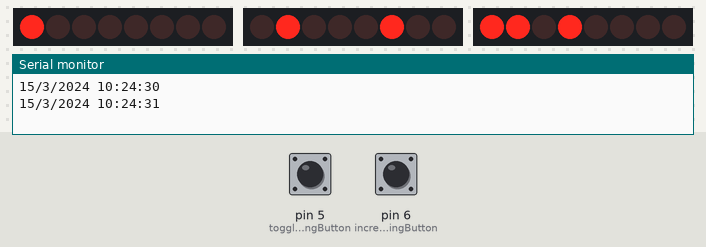
This sketch was run on a simulated Arduino Uno, built with avr-gcc and run on an emulated ATmega328P. Shown: 3 × 8 shift-register outputs drawn as a row of LEDs (first output left, lit = HIGH), the last lines printed to the serial monitor. Wiring (inferred from the names in the program): 3 × shift register (74HC595): data pin 11, shift clock pin 12, latch pin 13 / data pin 8, shift clock pin 9, latch pin 10 / data pin 2, shift clock pin 3, latch pin 4. Wiring (inferred from the signals the program sends): 3 × row of LEDs: on Q0, Q1, Q2, Q3, Q4, Q5, Q6, Q7 / on Q0, Q1, Q2, Q3, Q4, Q5, Q6, Q7 / on Q0, Q1, Q2, Q3, Q4, Q5, Q6, Q7. The inputs (shaded band) are chosen by the test bench; at power-on: pin 5 (toggleProgrammingButton) LOW, pin 6 (incrementingButton) LOW. The local clock reads 2024-03-15 10:24:30 at power-on unless the sketch sets it.

Above: at 1.2 s.
1.3 s: pin 5 (toggleProgrammingButton) pulled HIGH for 0.15 s
At 2.2 s:
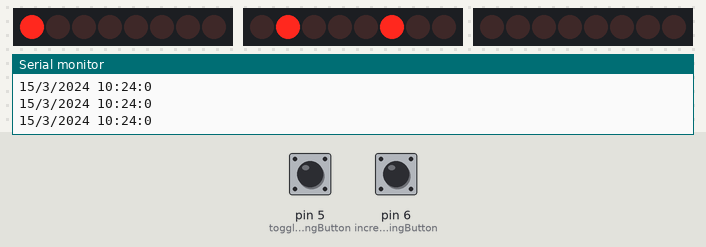
4.4 s: pin 6 (incrementingButton) pulled HIGH for 0.15 s
At 4.8 s:
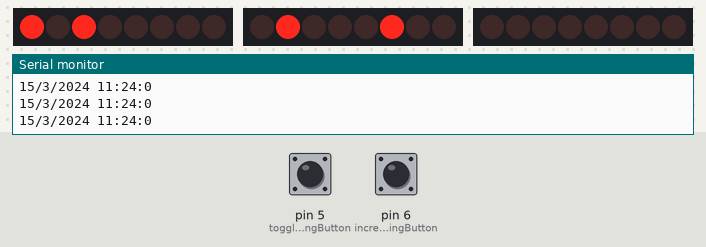
7.5 s: pin 6 (incrementingButton) pulled HIGH for 1 s
At 9.3 s:
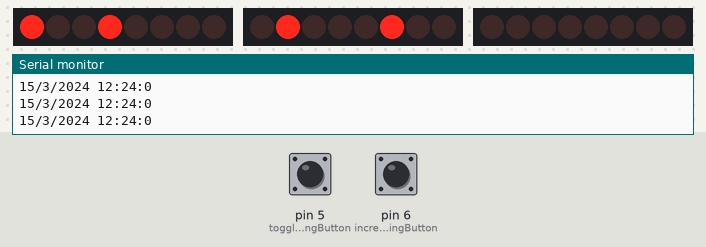
10.0 s: pin 6 (incrementingButton) pulled HIGH for 0.15 s
At 10.7 s:
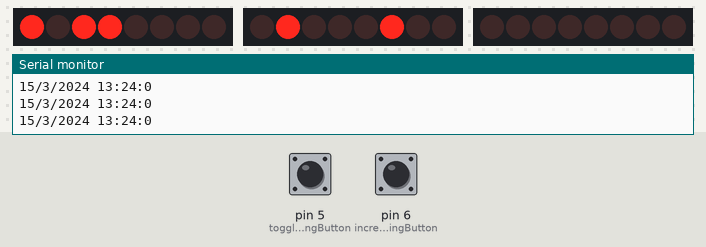
11.6 s: pin 6 (incrementingButton) pulled HIGH for 3.2 s
At 12.0 s:
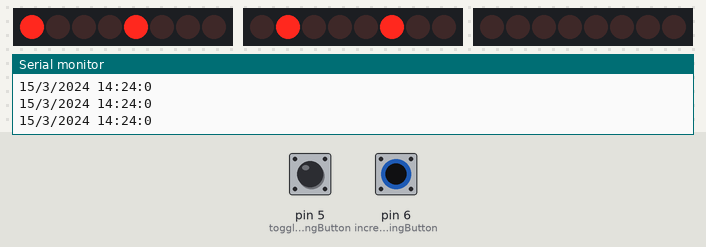
16.3 s: pin 6 (incrementingButton) pulled HIGH for 0.15 s
At 16.8 s:
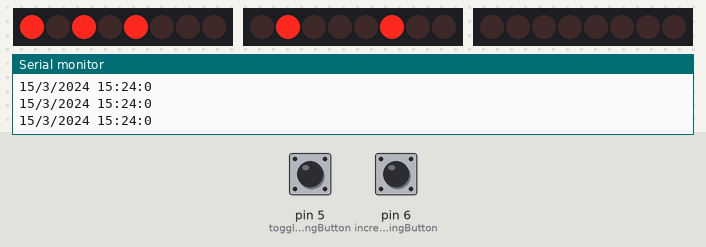
Timing chart, 0 to 37.5 s (numbered marks = the images above; inputs shaded):
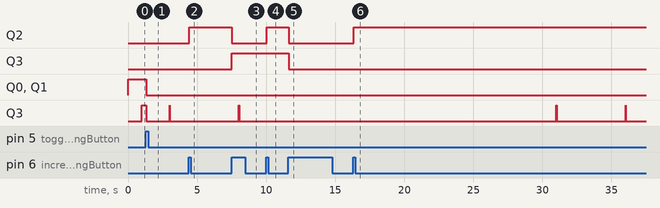

Measured:
- after the input at 4.4 s, Q2: LOW → HIGH at once
- after the input at 10.0 s, Q2: LOW → HIGH at once
- after the input at 11.6 s, Q2, Q3: HIGH → LOW at once

The sketch:

clock_v2.ino
```cpp
#include <Wire.h>
#include "RTClib.h"

enum EPartOfTime
{
  EPartOfTime_hour,
  EPartOfTime_minute,
  EPartOfTime_second
};

enum EProgrammingState
{
  EProgrammingState_hour,
  EProgrammingState_minute,
  EProgrammingState_none
};

void hadleButtons();
void handleIncrementingButton();
void incrementHours();
void incrementMinutes();
void stopSeconds();
void writeByte(byte data, EPartOfTime partOfTime);
void printTimeToSerialMonitor(DateTime *time);
byte convertHourToBitwiseFormat(int decimal);
byte convertSecondsOrMinutesToBitwiseFormat(int decimal);
int getDataPin(EPartOfTime partOfTime);
int getClockPinPin(EPartOfTime partOfTime);
int getLatchPin(EPartOfTime partOfTime);

RTC_DS1307 RTC;

int hoursDataPin            = 11;
int hoursClockPin           = 12;
int hoursLatchPin           = 13;
int minutesDataPin          = 8;
int minutesClockPin         = 9;
int minutesLatchPin         = 10;
int secondsDataPin          = 2;
int secondsClockPin         = 3;
int secondsLatchPin         = 4;
int toggleProgrammingButton = 5;
int incrementingButton      = 6;

int lastProgrammingButtonState  = LOW;
int lastIncrementingButtonState = LOW;
EProgrammingState programmingState = EProgrammingState_none;

void setup()
{
  Serial.begin(9600);
  Wire.begin();
  RTC.begin();

  if (! RTC.isrunning())
  {
    Serial.println("RTC is NOT running!");
  }
 // RTC.adjust(DateTime(__DATE__, __TIME__));

  pinMode(hoursDataPin,    OUTPUT);
  pinMode(hoursClockPin,   OUTPUT);
  pinMode(hoursLatchPin,   OUTPUT);
  pinMode(minutesDataPin,  OUTPUT);
  pinMode(minutesClockPin, OUTPUT);
  pinMode(minutesLatchPin, OUTPUT);
  pinMode(secondsDataPin,  OUTPUT);
  pinMode(secondsClockPin, OUTPUT);
  pinMode(secondsLatchPin, OUTPUT);

  pinMode(toggleProgrammingButton, INPUT);
  pinMode(incrementingButton,      INPUT);
}

void loop()
{
  DateTime now = RTC.now();
  printTimeToSerialMonitor(&now);

  hadleButtons();
  handleIncrementingButton();

  byte hours   = convertHourToBitwiseFormat(now.hour());
  byte minutes = convertSecondsOrMinutesToBitwiseFormat(now.minute());
  byte seconds = convertSecondsOrMinutesToBitwiseFormat(now.second());

  writeByte(hours,   EPartOfTime_hour);
  writeByte(minutes, EPartOfTime_minute);
  writeByte(seconds, EPartOfTime_second);

  //delay(200);
}

void hadleButtons()
{
  if (programmingState != EProgrammingState_none)
  {
    stopSeconds();
  }

  int buttonState = digitalRead(toggleProgrammingButton);
  if (buttonState != lastProgrammingButtonState)
  {
    lastProgrammingButtonState = buttonState;

    if (buttonState == HIGH)
    {
      if (programmingState == EProgrammingState_none)
      {
        programmingState = EProgrammingState_hour;
      }
      else if (programmingState == EProgrammingState_hour)
      {
        programmingState = EProgrammingState_minute;
      }
      else
      {
        programmingState = EProgrammingState_none;
      }
    }
  }
}

void handleIncrementingButton()
{
  if (programmingState == EProgrammingState_none)
  {
    return;
  }

  int buttonState = digitalRead(incrementingButton);
  if (buttonState != lastIncrementingButtonState)
  {
    lastIncrementingButtonState = buttonState;
    if (buttonState == HIGH)
    {
      if (programmingState == EProgrammingState_hour)
      {
        incrementHours();
      }
      else if (programmingState == EProgrammingState_minute)
      {
        incrementMinutes();
      }
    }
  }
}

void stopSeconds()
{
  DateTime currentTime = RTC.now();
  TimeSpan seconds(currentTime.second());
  currentTime = currentTime - seconds;
  RTC.adjust(currentTime);
}

void incrementHours()
{
  DateTime currentTime = RTC.now();
  TimeSpan oneHour(0, 1, 0, 0);
  currentTime = currentTime + oneHour;
  RTC.adjust(currentTime);
}

void incrementMinutes()
{
  DateTime currentTime = RTC.now();
  TimeSpan oneMinute(0, 0, 1, 0);
  currentTime = currentTime + oneMinute;
  RTC.adjust(currentTime);
}

void writeByte(byte data, EPartOfTime partOfTime)
{
  //data = 255;
  shiftOut(getDataPin(partOfTime), getClockPinPin(partOfTime), MSBFIRST, data);
  digitalWrite(getLatchPin(partOfTime), HIGH);
  digitalWrite(getLatchPin(partOfTime), LOW);
}

void printTimeToSerialMonitor(DateTime *time)
{
  static int lastSecond = 0;

  if (time->second() == lastSecond && programmingState == EProgrammingState_none) return;

  lastSecond = time->second();

  Serial.print(time->day(), DEC);
  Serial.print('/');
  Serial.print(time->month(), DEC);
  Serial.print('/');
  Serial.print(time->year(), DEC);
  Serial.print(' ');
  Serial.print(time->hour(), DEC);
  Serial.print(':');
  Serial.print(time->minute(), DEC);
  Serial.print(':');
  Serial.print(time->second(), DEC);
  Serial.println();
}

byte convertHourToBitwiseFormat(int decimal)
{
  byte bitwiseFormat;

  int firstPosition = decimal / 10;

  for (int i = 0 ; i < 2; ++i)
  {
    if (bitRead(firstPosition, i) == 1)
    {
      bitWrite(bitwiseFormat, i, bitRead(firstPosition, i));
    }
    else
    {
      bitWrite(bitwiseFormat, i, 0);
    }
  }

  int secondPosition = decimal % 10;

  for (int i = 0 ; i < 4; ++i)
  {
    if (bitRead(secondPosition, i) == 1)
    {
      bitWrite(bitwiseFormat, i + 2, 1);
    }
    else
    {
      bitWrite(bitwiseFormat, i + 2, 0);
    }
  }
  return bitwiseFormat;
}

byte convertSecondsOrMinutesToBitwiseFormat(int decimal)
{
  byte bitwiseFormat;

  int firstPosition = decimal / 10;

  for (int i = 0 ; i < 3; ++i)
  {
    if (bitRead(firstPosition, i) == 1)
    {
      bitWrite(bitwiseFormat, i, 1);
    }
    else
    {
      bitWrite(bitwiseFormat, i, 0);
    }
  }

  int secondPosition = decimal % 10;

  for (int i = 0 ; i < 4; ++i)
  {
    if (bitRead(secondPosition, i) == 1)
    {
      bitWrite(bitwiseFormat, i + 3, 1);
    }
    else
    {
      bitWrite(bitwiseFormat, i + 3, 0);
    }
  }
  return bitwiseFormat;
}

int getDataPin(EPartOfTime partOfTime)
{
  if (partOfTime == EPartOfTime_hour)
  {
    return hoursDataPin;
  }
  else if (partOfTime == EPartOfTime_minute)
  {
    return minutesDataPin;
  }
  else
  {
    return secondsDataPin;
  }
}

int getClockPinPin(EPartOfTime partOfTime)
{
  if (partOfTime == EPartOfTime_hour)
  {
    return hoursClockPin;
  }
  else if (partOfTime == EPartOfTime_minute)
  {
    return minutesClockPin;
  }
  else
  {
    return secondsClockPin;
  }
}

int getLatchPin(EPartOfTime partOfTime)
{
  if (partOfTime == EPartOfTime_hour)
  {
    return hoursLatchPin;
  }
  else if (partOfTime == EPartOfTime_minute)
  {
    return minutesLatchPin;
  }
  else
  {
    return secondsLatchPin;
  }
}
```
